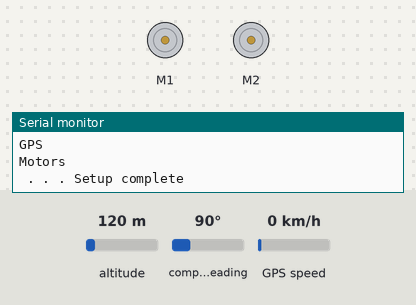
A sketch run on a simulated Arduino Uno, built with avr-gcc and run on an emulated ATmega328P. Parts: 2 × DC motor (green arrow = forward, orange = backward, longer = faster), the last lines printed to the serial monitor. The inputs (shaded band) are chosen by the test bench; at power-on: compass heading 90°, altitude 120 m, GPS speed 0 km/h. The GPS gets a fix after 3 s at 37.7749, -122.4194 with 8 satellites.

Above: at 4.8 s.
4.9 s: compass heading set to 0°
At 6.3 s:
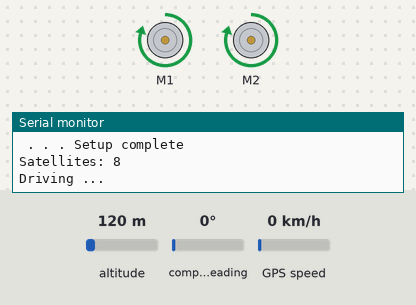
21.5 s: compass heading set to 7°
Timing chart, 0 to 36.8 s (numbered marks = the images above; inputs shaded):
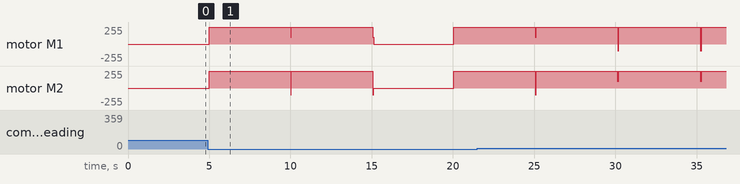

The sketch:

GPS_Robot.ino
```cpp
/*

Sage Ridge Robotics
Example 27

GPS-enabled robot

A GPS-enabled robot. This sketch provides an array (table) of lat and long
goals which a GPS-enabled robot will sequentially seek. The GPS code is mostly from
the Adafruit example set.

This is a pretty simple approach. Check to see if we have arrived at our final goal.
If we have, signal with the LED. If not, move forward, check the bearing of travel
against the direction of the current goal and change direction of travel if needed.
Plenty of room for improvement, streamlining, and fancy signaling.

Adding a compass+accelerometer breakout board and code would allow the direction the
robot is facing to be easily acquired rather than using the GPS chip's direction of
travel capability which requires the bot to be moving to be accurate.

Christopher von Nagy

*/

// LOAD LIBRARIES ---------------------------------------------------------------------------------------------

// GPS class and software serial solution
#include <Adafruit_GPS.h>
#include <SoftwareSerial.h>

// Adafruit MotorShield
#include <Wire.h>
#include <Adafruit_MotorShield.h>
#include "utility/Adafruit_MS_PWMServoDriver.h"

// avr math library
#include <math.h>

// GPS target list
#include "./GPS_targetlist.h"

// GPS stuff ---------------------------------------------------------------------------------------------
// See exercise 24 for an explanation
#define GPSECHO false
SoftwareSerial mySerial(8, 7);
boolean usingInterrupt = false;
void useInterrupt(boolean);

// Variables ---------------------------------------------------------------------------------------------
const int leftMotorPort  = 1;
const int rightMotorPort = 2;
const int motorInterval = 5000;
int currentGoal = 0;
int targetAccuracy = 4;            // If we are within 4 meters of the target, move on to the next.

// Instantiate! ------------------------------------------------------------------------------------------
Adafruit_GPS GPS(&mySerial);
Adafruit_MotorShield AFMS = Adafruit_MotorShield();
Adafruit_DCMotor *myLeftDCMotor = AFMS.getMotor(leftMotorPort);
Adafruit_DCMotor *myRightDCMotor = AFMS.getMotor(rightMotorPort);

// Setting things up, including the interrupt
void setup()
{

  Serial.begin(115200);
  Serial.println("Start setup . . . ");

  Serial.println("GPS ");
  GPS.begin(9600);
  GPS.sendCommand(PMTK_SET_NMEA_OUTPUT_RMCGGA);
  GPS.sendCommand(PMTK_SET_NMEA_UPDATE_1HZ);
  useInterrupt(true);

  Serial.println("Motors ");
  AFMS.begin();

  Serial.println(" . . . Setup complete");

}

// MORE GPS stuff ----------------------------------------------------------------------------------------
SIGNAL(TIMER0_COMPA_vect) {
  char c = GPS.read();
#ifdef UDR0
  if (GPSECHO)
    if (c) UDR0 = c;
#endif
}

void useInterrupt(boolean v) {
  if (v) {
    OCR0A = 0xAF;
    TIMSK0 |= _BV(OCIE0A);
    usingInterrupt = true;
  } else {
    TIMSK0 &= ~_BV(OCIE0A);
    usingInterrupt = false;
  }
}

uint32_t timer = millis();

//The main loop -----------------------------------------------------------------------------------------
void loop(){

  // Really, just use the interrupt apprach
  if (! usingInterrupt) {
    char c = GPS.read();
    if (GPSECHO)
      if (c) Serial.print(c);
  }

  // If a new NMEA data sentence is not available. Try again.
  if (GPS.newNMEAreceived()) {
    if (!GPS.parse(GPS.lastNMEA()))
      return;
  }

  // if millis() or timer wraps around, we'll just reset it
  if (timer > millis())  timer = millis();

  // What is our current target?
  float t_latitude = navGoals[currentGoal][0];
  float t_longitude = navGoals[currentGoal][1];

  // approximately every 4 seconds or so, check the location and adjust movement vector
  if (millis() - timer > 5000) {
    timer = millis(); // reset the timer
    if (GPS.fix) {

       Serial.print("Satellites: "); Serial.println(GPS.satellites);

      //Query what we need to know
      float c_latitude = GPS.latitudeDegrees;
      float c_longitude = GPS.longitudeDegrees;
      float altitude = GPS.altitude;
      float botSpeed = GPS.speed/0.514444444;
      float compassBearing = GPS.angle;

       // Calculate distance to target with Haversine formula and the forward azimuth
       // Correct direction of travel if necessary
       float tr_latitude = radians(t_latitude);
       float cr_latitude = radians(c_latitude);
       float tr_longitude = radians(t_longitude);
       float cr_longitude = radians(c_longitude);
       float delta_latitude = radians(t_latitude - c_latitude);
       float delta_longitude = radians(t_longitude - c_longitude);
       long  R = 6371000; // Mean radius of earth at equator in meters

       // Start driving if we are not at the final target location, otherwise signal our arrival
       if (currentGoal > (numGoals - 1)) {Serial.println("We are there!"); digitalWrite(13,HIGH); return;}
       else {driveForward();}

       // Distance
       float a = pow(sin(delta_latitude/2),2) + cos(c_latitude) * cos(t_latitude) * pow(sin(delta_longitude/2),2);
       float c = 2 * atan2(sqrt(a), sqrt(1-a));
       float t_distance = R * c;

       // Forward azimuth
       float x = sin(delta_longitude) * cos(tr_latitude);
       float y = cos(c_latitude) * sin(t_latitude) - sin(c_latitude) * cos(t_latitude) * cos(delta_longitude);
       float f_azimuth = degrees(atan2(x,y));
       if (f_azimuth < 0) {f_azimuth = 360 + f_azimuth;}

       float azimuthCorrection = f_azimuth - compassBearing;
       Serial.print("Current location: "); Serial.print(c_latitude); Serial.print(" latitude "); Serial.print(c_longitude); Serial.println(" longitude ");
       Serial.print("Current distance from target "); Serial.print(currentGoal); Serial.print(": "); Serial.println(t_distance);
       Serial.print("Current bearing: "); Serial.println(compassBearing);
       Serial.print("Forward azimuth: "); Serial.println(f_azimuth);
       Serial.print("Azimuth correction: "); Serial.println(azimuthCorrection);

       if (azimuthCorrection > 0 || azimuthCorrection < 0){ rotate_to_f_azimuth(azimuthCorrection); }

       // Check if we are at the current goal. If so, increment the goal.
       // targetAccuaracy should work
       if (t_distance <= targetAccuracy) { currentGoal++; }

    }
    else {full_stop();}
  }
}
```

GPS_targetlist.h
```cpp
/*

Sage Ridge Robotics
Example 27

GPS-enabled robot

Navigation goals array
Targets are in decimal degrees.
Latitiude is navGoal[goal][0]; Longitude navGoal[goal][1]
The number of goals must match the number of rows in the
navGoals array.

You might use the logging ability of a GPS device
or GoogleEarth to develop a list of GPS targets for the
GPS robot exercise.

*/

// This set of targets runs along the back road at Sage Ridge.
// Try getting your robot to autonomously navigate the entire way
// around the school!

const int numGoals = 6;
float navGoals[numGoals][2] =
 {
    {39.407543, -119.799252},
    {39.407888, -119.799872},
    {39.407983, -119.799998},
    {39.408112, -119.800130},
    {39.408384, -119.800179},
    {39.409531, -119.800293}
};
```

motor_functions.ino
```cpp
/*

Sage Ridge Robotics
Example 27

Motor function library

Modify these as required to perfect your robot.

*/

void driveForward () {
  Serial.println("Driving ... ");
  myLeftDCMotor->setSpeed(250);
  myRightDCMotor->setSpeed(250);
  myLeftDCMotor->run(FORWARD);
  myRightDCMotor->run(FORWARD);
  delay(motorInterval);
}

void rotate_to_f_azimuth (float a_correction) {

  int iterations = floor(abs(a_correction));
  int d_period = 20;
  myLeftDCMotor->setSpeed(100);
  myRightDCMotor->setSpeed(100);

  if ( a_correction < 0 ) {
    Serial.print("Correcting left ");
    Serial.print(iterations);
    Serial.print(" degrees ");
    for (int i=0; i < iterations; i++) {
      Serial.print(".");
      myLeftDCMotor->run(BACKWARD);
      myRightDCMotor->run(FORWARD);
      delay(d_period);
    }
    myLeftDCMotor->run(RELEASE);
    myRightDCMotor->run(RELEASE);
    Serial.println(" done");
  }

  if ( a_correction > 0 ) {
    Serial.print("Correcting right ");
    Serial.print(iterations);
    Serial.print(" degrees ");
    for (int i=0; i < iterations; i++) {
      Serial.print(".");
      myLeftDCMotor->run(FORWARD);
      myRightDCMotor->run(BACKWARD);
      delay(d_period);
    }
    myLeftDCMotor->run(RELEASE);
    myRightDCMotor->run(RELEASE);
    Serial.println(" done");
  }
}

void full_stop() {
       myLeftDCMotor->run(RELEASE);
      myRightDCMotor->run(RELEASE);
}
```
